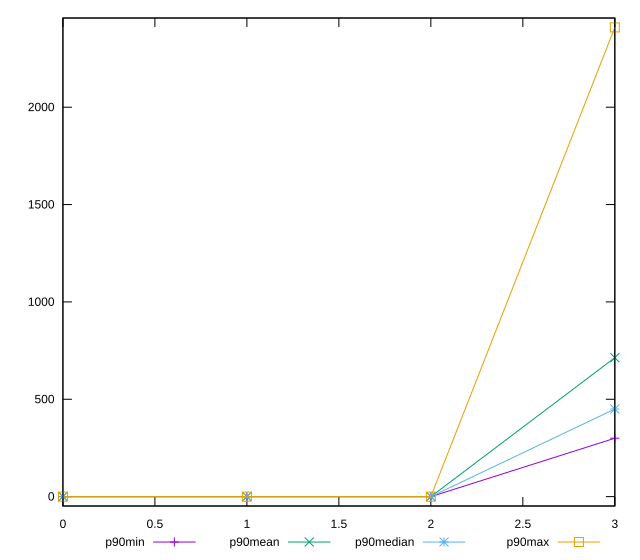

This figure's gnuplot source:
reset

$p90Min <<EOF
0 0
1 0
2 0
3 300
EOF

$p90Mean <<EOF
0 0
1 0
2 0
3 713.6170212765958
EOF

$p90Median <<EOF
0 0
1 0
2 0
3 450
EOF

$p90Max <<EOF
0 0
1 0
2 0
3 2410
EOF

set key outside below
set xrange [0:3]
set yrange [-48.2:2458.2]
set trange [-48.2:2458.2]
set terminal svg size 640, 560 enhanced background rgb 'white'
set output "report/report_00029_2021-02-24T13-36-40.390Z/unused-css-rules/progression/value.svg"

plot $p90Min title "p90min" with linespoints, \
     $p90Mean title "p90mean" with linespoints, \
     $p90Median title "p90median" with linespoints, \
     $p90Max title "p90max" with linespoints

reset
